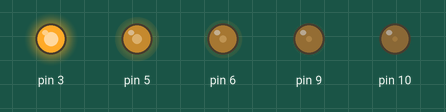
Recording of a sketch running on a simulated Arduino Uno, built with avr-gcc and run on an emulated ATmega328P. On the bench: output pins drawn as LEDs (lit = HIGH).

Above: at 0.1 s.
Timing chart, 0 to 1.6 s (numbered marks = the images above):
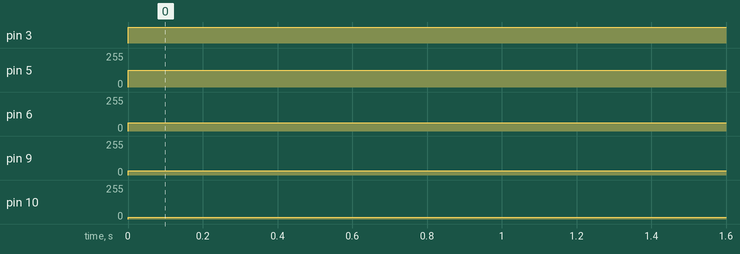

Measured:
- by itself, pin 3: LOW → HIGH at 0.00 s
- by itself, pin 5: 0/255 → 127/255 at 0.00 s
- by itself, pin 6: 0/255 → 63/255 at 0.00 s
- by itself, pin 9: 0/255 → 31/255 at 0.00 s
- by itself, pin 10: 0/255 → 15/255 at 0.00 s

The sketch:

sketch_mar21b.ino
```cpp
void setup() {
  pinMode(3,OUTPUT);
  pinMode(5,OUTPUT);
  pinMode(6,OUTPUT);
  pinMode(9,OUTPUT);
  pinMode(10,OUTPUT);
}

void loop() {
  analogWrite(3,255);
  analogWrite(5,127);
  analogWrite(6,63);
  analogWrite(9,31);
  analogWrite(10,15);
}
```
